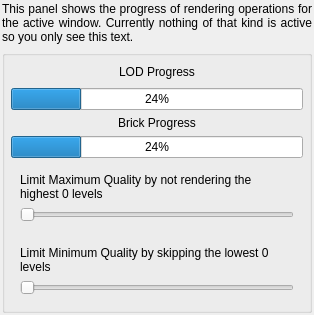
  <widget class="QDockWidget" name="dockWidget_ProgressView">
   <property name="windowTitle">
    <string>Progress Viewer</string>
   </property>
   <attribute name="dockWidgetArea">
    <number>1</number>
   </attribute>
   <widget class="QWidget" name="dockWidgetContents_12">
    <layout class="QVBoxLayout" name="verticalLayout_27">
     <property name="leftMargin">
      <number>2</number>
     </property>
     <property name="topMargin">
      <number>2</number>
     </property>
     <property name="rightMargin">
      <number>2</number>
     </property>
     <property name="bottomMargin">
      <number>2</number>
     </property>
     <item>
      <widget class="QLabel" name="label_ProgressDesc">
       <property name="text">
        <string>This panel shows the progress of rendering operations for the active window. Currently nothing of that kind is active so you only see this text.</string>
       </property>
       <property name="textFormat">
        <enum>Qt::PlainText</enum>
       </property>
       <property name="scaledContents">
        <bool>false</bool>
       </property>
       <property name="alignment">
        <set>Qt::AlignJustify|Qt::AlignVCenter</set>
       </property>
       <property name="wordWrap">
        <bool>true</bool>
       </property>
      </widget>
     </item>
     <item>
      <widget class="QGroupBox" name="groupBox_RenderProgress">
       <property name="title">
        <string/>
       </property>
       <property name="flat">
        <bool>false</bool>
       </property>
       <property name="checkable">
        <bool>false</bool>
       </property>
       <layout class="QVBoxLayout" name="verticalLayout_35">
        <property name="spacing">
         <number>6</number>
        </property>
        <property name="leftMargin">
         <number>6</number>
        </property>
        <property name="topMargin">
         <number>6</number>
        </property>
        <property name="rightMargin">
         <number>6</number>
        </property>
        <property name="bottomMargin">
         <number>6</number>
        </property>
        <item>
         <widget class="QFrame" name="frame_23">
          <property name="frameShape">
           <enum>QFrame::NoFrame</enum>
          </property>
          <property name="frameShadow">
           <enum>QFrame::Raised</enum>
          </property>
          <property name="lineWidth">
           <number>0</number>
          </property>
          <layout class="QHBoxLayout" name="horizontalLayout_20">
           <property name="leftMargin">
            <number>0</number>
           </property>
           <property name="topMargin">
            <number>0</number>
           </property>
           <property name="rightMargin">
            <number>0</number>
           </property>
           <property name="bottomMargin">
            <number>0</number>
           </property>
           <item>
            <spacer name="horizontalSpacer_6">
             <property name="orientation">
              <enum>Qt::Horizontal</enum>
             </property>
             <property name="sizeHint" stdset="0">
              <size>
               <width>40</width>
               <height>20</height>
              </size>
             </property>
            </spacer>
           </item>
           <item>
            <widget class="QLabel" name="label_LODProgress">
             <property name="text">
              <string>LOD Progress</string>
             </property>
             <property name="alignment">
              <set>Qt::AlignCenter</set>
             </property>
            </widget>
           </item>
           <item>
            <spacer name="horizontalSpacer_5">
             <property name="orientation">
              <enum>Qt::Horizontal</enum>
             </property>
             <property name="sizeHint" stdset="0">
              <size>
               <width>0</width>
               <height>0</height>
              </size>
             </property>
            </spacer>
           </item>
          </layout>
         </widget>
        </item>
        <item>
         <widget class="QProgressBar" name="progressBar_Frame">
          <property name="value">
           <number>24</number>
          </property>
          <property name="alignment">
           <set>Qt::AlignCenter</set>
          </property>
         </widget>
        </item>
        <item>
         <widget class="QFrame" name="frame_24">
          <property name="frameShape">
           <enum>QFrame::NoFrame</enum>
          </property>
          <property name="frameShadow">
           <enum>QFrame::Raised</enum>
          </property>
          <layout class="QHBoxLayout" name="horizontalLayout_21">
           <property name="leftMargin">
            <number>0</number>
           </property>
           <property name="topMargin">
            <number>0</number>
           </property>
           <property name="rightMargin">
            <number>0</number>
           </property>
           <property name="bottomMargin">
            <number>0</number>
           </property>
           <item>
            <spacer name="horizontalSpacer_8">
             <property name="orientation">
              <enum>Qt::Horizontal</enum>
             </property>
             <property name="sizeHint" stdset="0">
              <size>
               <width>0</width>
               <height>0</height>
              </size>
             </property>
            </spacer>
           </item>
           <item>
            <widget class="QLabel" name="label_BrickProgress">
             <property name="text">
              <string>Brick Progress</string>
             </property>
             <property name="alignment">
              <set>Qt::AlignCenter</set>
             </property>
            </widget>
           </item>
           <item>
            <spacer name="horizontalSpacer_7">
             <property name="orientation">
              <enum>Qt::Horizontal</enum>
             </property>
             <property name="sizeHint" stdset="0">
              <size>
               <width>0</width>
               <height>0</height>
              </size>
             </property>
            </spacer>
           </item>
          </layout>
         </widget>
        </item>
        <item>
         <widget class="QProgressBar" name="progressBar_Level">
          <property name="value">
           <number>24</number>
          </property>
          <property name="alignment">
           <set>Qt::AlignCenter</set>
          </property>
          <property name="format">
           <string>%p%</string>
          </property>
         </widget>
        </item>
        <item>
         <widget class="QFrame" name="frame_14">
          <property name="frameShape">
           <enum>QFrame::NoFrame</enum>
          </property>
          <property name="frameShadow">
           <enum>QFrame::Plain</enum>
          </property>
          <layout class="QVBoxLayout" name="verticalLayout_21">
           <item>
            <widget class="QLabel" name="label_maxLODLimit">
             <property name="text">
              <string>Limit Maximum Quality by not rendering the highest 0 levels</string>
             </property>
             <property name="wordWrap">
              <bool>true</bool>
             </property>
            </widget>
           </item>
           <item>
            <widget class="QSlider" name="horizontalSlider_maxLODLimit">
             <property name="orientation">
              <enum>Qt::Horizontal</enum>
             </property>
            </widget>
           </item>
          </layout>
         </widget>
        </item>
        <item>
         <widget class="QFrame" name="frame_25">
          <property name="frameShape">
           <enum>QFrame::NoFrame</enum>
          </property>
          <property name="frameShadow">
           <enum>QFrame::Plain</enum>
          </property>
          <property name="lineWidth">
           <number>0</number>
          </property>
          <layout class="QVBoxLayout" name="verticalLayout_28">
           <item>
            <widget class="QLabel" name="label_minLODLimit">
             <property name="text">
              <string>Limit Minimum Quality by skipping the lowest 0 levels</string>
             </property>
             <property name="wordWrap">
              <bool>true</bool>
             </property>
            </widget>
           </item>
           <item>
            <widget class="QSlider" name="horizontalSlider_minLODLimit">
             <property name="orientation">
              <enum>Qt::Horizontal</enum>
             </property>
            </widget>
           </item>
          </layout>
         </widget>
        </item>
       </layout>
      </widget>
     </item>
     <item>
      <spacer name="verticalSpacer_14">
       <property name="orientation">
        <enum>Qt::Vertical</enum>
       </property>
       <property name="sizeHint" stdset="0">
        <size>
         <width>0</width>
         <height>0</height>
        </size>
       </property>
      </spacer>
     </item>
    </layout>
   </widget>
  </widget>
